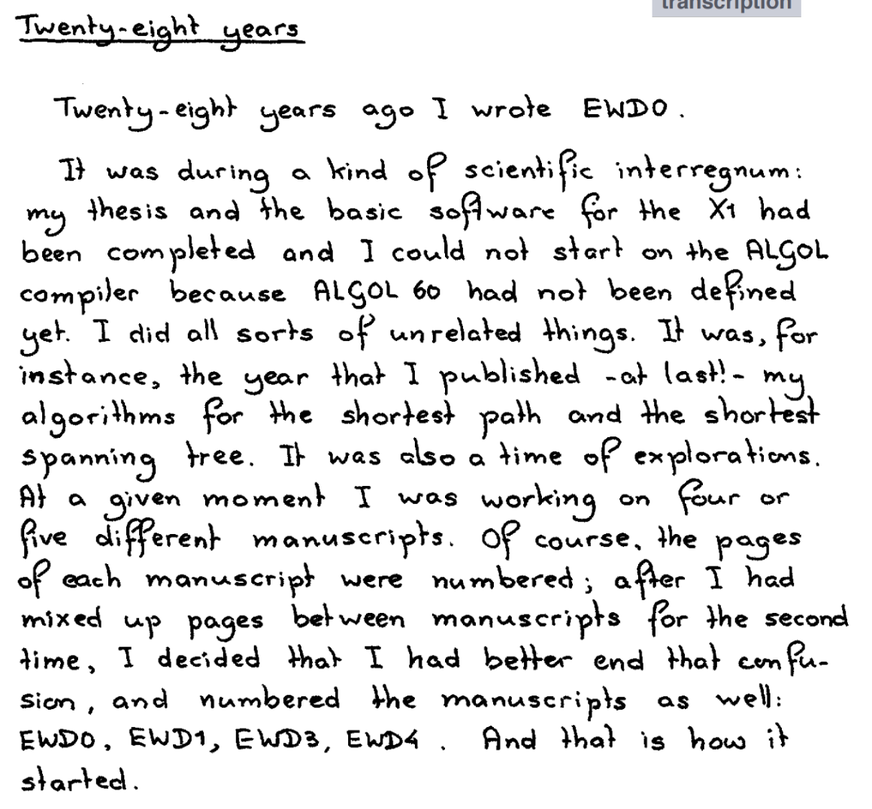
#> input picture tests/dijkstra_pipeline/dijkstra.png, 872 x 809 px, shrunk from 1160 x 1077 before the run
$ python -i segment.py   (imports and definitions only)
#> lines starting #> are read from the running program, lines starting #| are printed output that depends on the picture; after the words box and inside, x2 and y2 are one past the last pixel; in counts of white or black regions, pixels touching at a corner belong together
#> further down, picture is the input picture: shape (809, 872, 3); mean B, G, R 230.8, 230.7, 230.7
import cv2
import numpy as np
from scipy.ndimage import gaussian_filter1d
from typing import Any


def _prepare_binary(image: Any) -> Any:
    """Convert image to grayscale and normalize foreground polarity for projections."""
    if len(image.shape) == 3:
        gray = cv2.cvtColor(image, cv2.COLOR_BGR2GRAY)
    else:
        gray = image.copy()

    # Normalize to binary first, then infer which class is background from source intensities.
    _, binary = cv2.threshold(gray, 0, 255, cv2.THRESH_BINARY + cv2.THRESH_OTSU)
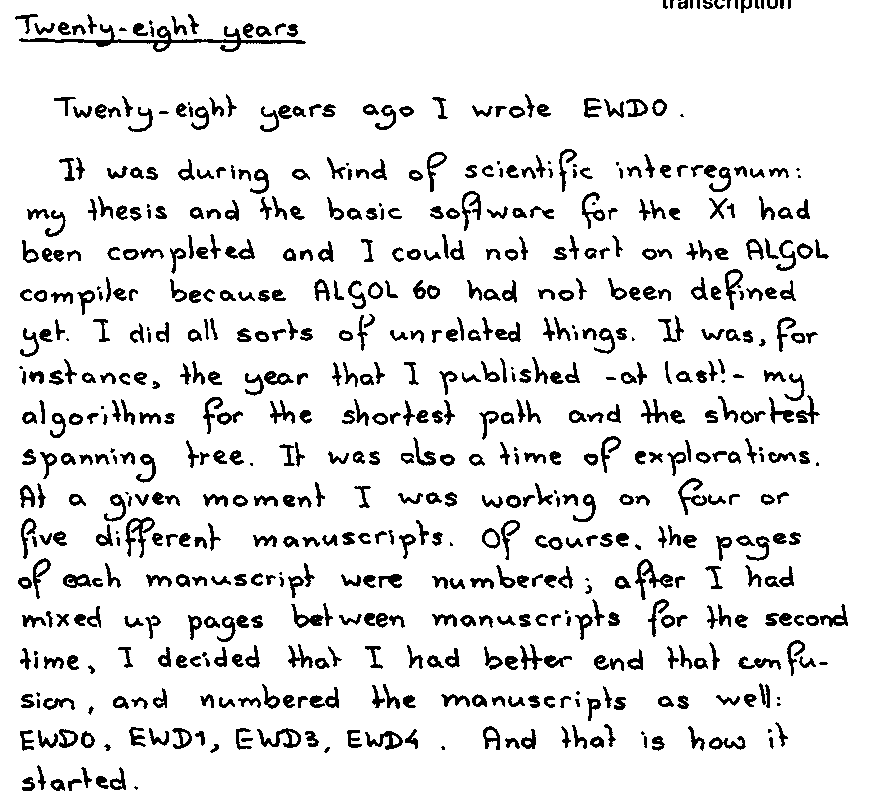
#> binary: shape (809, 872); 90.1% white; 669 black regions (47 under 20 px), largest, box (x1, y1, x2, y2) and area: (19, 24, 306, 52) 1431, (635, 559, 673, 600) 449, (125, 517, 155, 558) 418
    white_pixels = gray[binary == 255]
    black_pixels = gray[binary == 0]
    white_mean = float(np.mean(white_pixels)) if white_pixels.size else 255.0
#> white_mean = 252.3
    black_mean = float(np.mean(black_pixels)) if black_pixels.size else 0.0
#> black_mean = 34.99

    # If white cluster is brighter in source image, it's likely background.
    if white_mean > black_mean:
        return cv2.bitwise_not(binary)
    return binary


# [183 lines left out: functions segment_lines, segment_lines_with_boxes, segment_columns_with_boxes, segment_words, not called in this run]

>>> import cv2
>>> picture = cv2.imread('../../tests/dijkstra_pipeline/dijkstra.png')
>>> result = _prepare_binary(picture)
